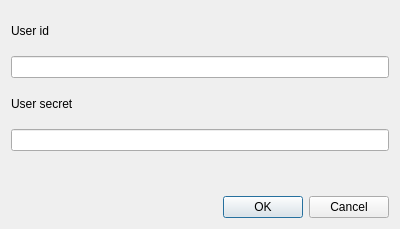
<?xml version="1.0" encoding="UTF-8"?>
<ui version="4.0">
 <class>Dialog</class>
 <widget class="QDialog" name="Dialog">
  <property name="geometry">
   <rect>
    <x>0</x>
    <y>0</y>
    <width>400</width>
    <height>229</height>
   </rect>
  </property>
  <property name="windowTitle">
   <string>Dialog</string>
  </property>
  <layout class="QGridLayout" name="gridLayout">
   <item row="0" column="0">
    <widget class="QLabel" name="label">
     <property name="text">
      <string>User id</string>
     </property>
    </widget>
   </item>
   <item row="0" column="2">
    <spacer name="verticalSpacer_2">
     <property name="orientation">
      <enum>Qt::Vertical</enum>
     </property>
     <property name="sizeHint" stdset="0">
      <size>
       <width>89</width>
       <height>36</height>
      </size>
     </property>
    </spacer>
   </item>
   <item row="1" column="0" colspan="4">
    <widget class="QLineEdit" name="user_id_input"/>
   </item>
   <item row="2" column="0">
    <widget class="QLabel" name="label_2">
     <property name="text">
      <string>User secret</string>
     </property>
    </widget>
   </item>
   <item row="2" column="1">
    <spacer name="verticalSpacer_3">
     <property name="orientation">
      <enum>Qt::Vertical</enum>
     </property>
     <property name="sizeHint" stdset="0">
      <size>
       <width>88</width>
       <height>37</height>
      </size>
     </property>
    </spacer>
   </item>
   <item row="3" column="0" colspan="4">
    <widget class="QLineEdit" name="user_secret_input"/>
   </item>
   <item row="4" column="3">
    <spacer name="verticalSpacer">
     <property name="orientation">
      <enum>Qt::Vertical</enum>
     </property>
     <property name="sizeHint" stdset="0">
      <size>
       <width>88</width>
       <height>36</height>
      </size>
     </property>
    </spacer>
   </item>
   <item row="5" column="0" colspan="4">
    <widget class="QDialogButtonBox" name="buttonBox">
     <property name="orientation">
      <enum>Qt::Horizontal</enum>
     </property>
     <property name="standardButtons">
      <set>QDialogButtonBox::Cancel|QDialogButtonBox::Ok</set>
     </property>
    </widget>
   </item>
  </layout>
 </widget>
 <resources/>
 <connections>
  <connection>
   <sender>buttonBox</sender>
   <signal>accepted()</signal>
   <receiver>Dialog</receiver>
   <slot>accept()</slot>
   <hints>
    <hint type="sourcelabel">
     <x>248</x>
     <y>254</y>
    </hint>
    <hint type="destinationlabel">
     <x>157</x>
     <y>274</y>
    </hint>
   </hints>
  </connection>
  <connection>
   <sender>buttonBox</sender>
   <signal>rejected()</signal>
   <receiver>Dialog</receiver>
   <slot>reject()</slot>
   <hints>
    <hint type="sourcelabel">
     <x>316</x>
     <y>260</y>
    </hint>
    <hint type="destinationlabel">
     <x>286</x>
     <y>274</y>
    </hint>
   </hints>
  </connection>
 </connections>
</ui>
